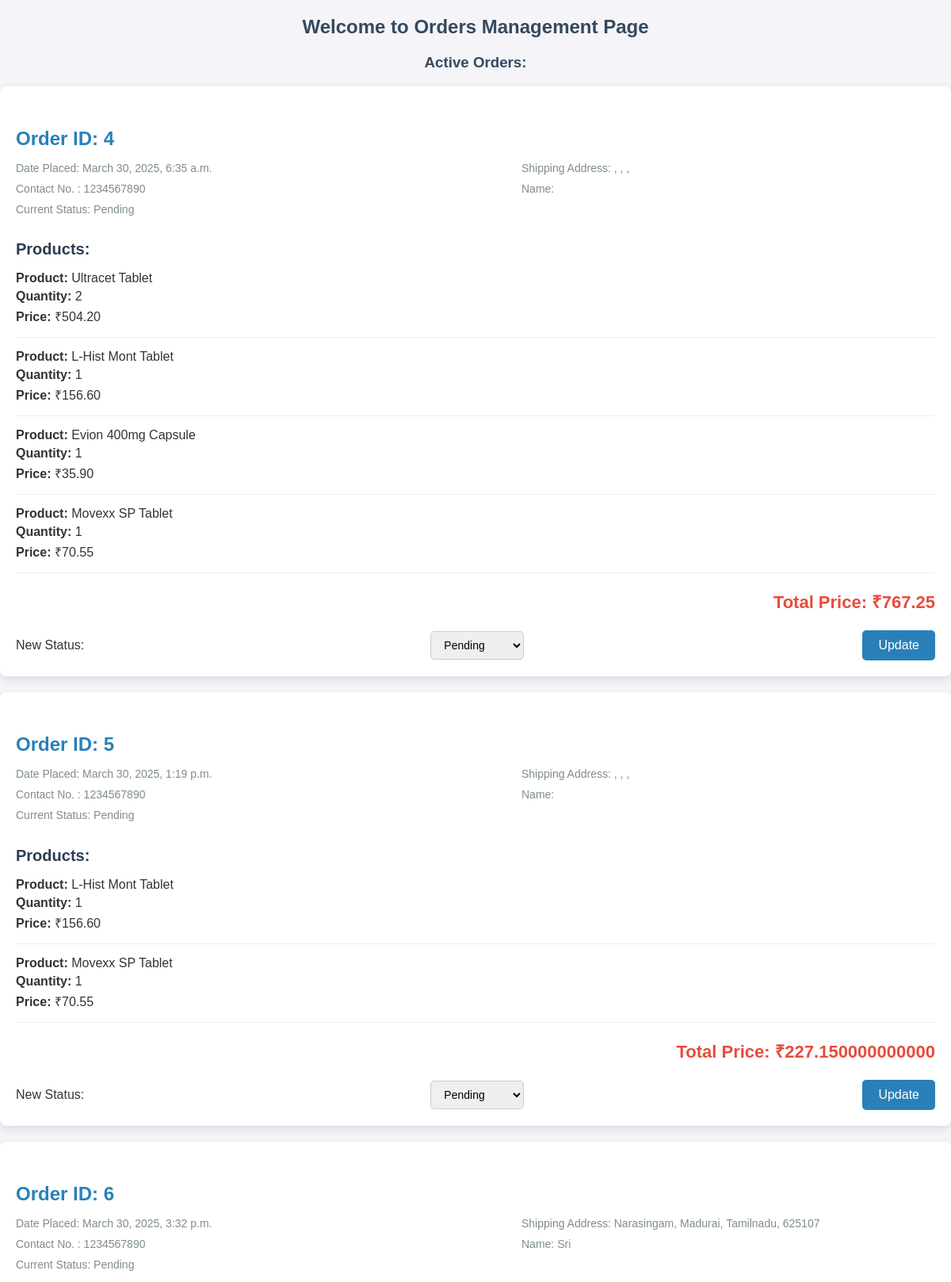
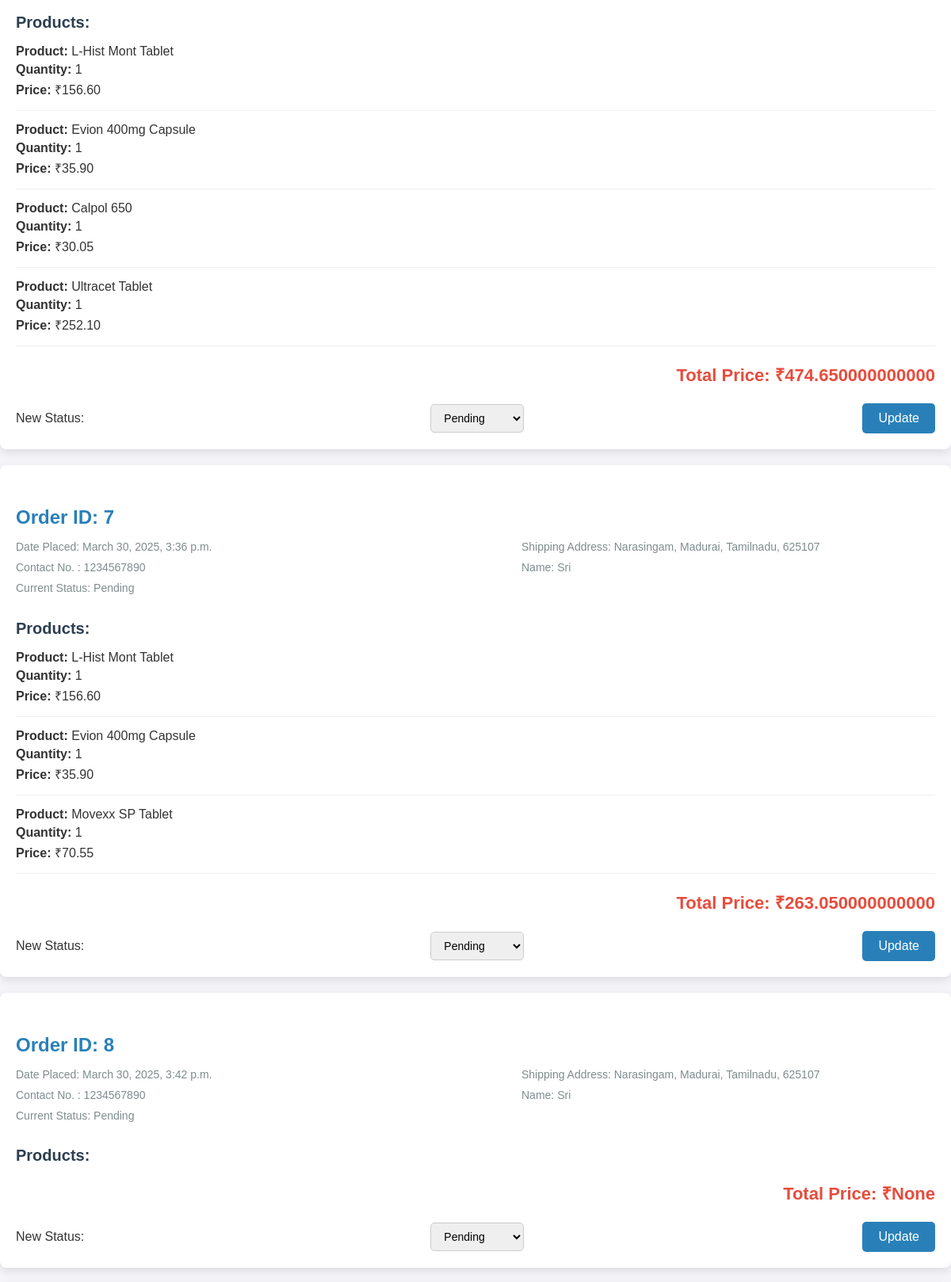
The page /ordersmanager/ (signed in, upper part) on the database its author committed (2 pictures, top to bottom).
### pharmacy/models.py (models this page shows, shortened)
class Order(models.Model):
    STATUS_CHOICES = [
        ('Pending', 'Pending'),
        ('In Progress', 'In Progress'),
        ('On Hold', 'On Hold'),
        ('Completed', 'Completed'),
        ('Cancelled', 'Cancelled'),
    ]
    user = models.ForeignKey(settings.AUTH_USER_MODEL, on_delete=models.CASCADE)
    products = models.ManyToManyField(Product, through='OrderItem')
    shipping_address = models.ForeignKey(ShippingAddress, on_delete=models.SET_NULL, null=True)
    contact=models.CharField(max_length=20,default=0)
    created_at = models.DateTimeField(auto_now_add=True)
    status = models.CharField(max_length=20, choices=STATUS_CHOICES, default='Pending')

class OrderItem(models.Model):
    order = models.ForeignKey(Order, on_delete=models.CASCADE)
    product = models.ForeignKey(Product, on_delete=models.CASCADE)
    quantity = models.PositiveIntegerField()
    price = models.DecimalField(max_digits=10, decimal_places=2)

class Product(models.Model):
    name = models.CharField(max_length=100)
    by=models.CharField(max_length=100)
    salt_composition = models.CharField(max_length=150)
    short_description = models.CharField(max_length=150,default='This is Default Short Description')
    description = models.TextField()
    price = models.DecimalField(max_digits=10, decimal_places=2)
    image = models.ImageField(upload_to='product_images/', null=True, blank=True)

class ShippingAddress(models.Model):
    id=models.AutoField(primary_key=True)
    name = models.CharField(max_length=100)
    contact = models.CharField(max_length=20)
    address = models.CharField(max_length=255)
    address2 = models.CharField(max_length=255, blank=True, null=True)
    city = models.CharField(max_length=100)
    pincode = models.CharField(max_length=20)
    state = models.CharField(max_length=100)

### pharmacy/views.py (the view)
# urls.py: path('ordersmanager/', views.orders_manager, name='ordersmanager'),
@login_required
def orders_manager(request):
    if request.method == 'POST':
        order_id = request.POST.get('order_id')
        new_status = request.POST.get('new_status')
        order = Order.objects.get(pk=order_id)
        order.status = new_status
        order.save()
    orders = Order.objects.all().annotate(total_price=Sum('orderitem__price'))
    return render(request, 'ordersmanager.html', {'orders': orders})

### pharmacy/templates/ordersmanager.html (shortened to what this page needs)
<!DOCTYPE html>
<html lang="en">
<head>
</head>
<body>
    <h2>Welcome to Orders Management Page</h2>
    <h3>Active Orders:</h3>
    {% for order in orders %}
    {% if order.status != "Completed" and order.status != "Cancelled" %}
    <div class="order-box">
        <h4>Order ID: {{ order.id }}</h4>
        <div class="date-container">
            <p>Date Placed: {{ order.created_at }}</p>
            <p>Shipping Address: {{ order.shipping_address.address }}, {{ order.shipping_address.city }}, {{ order.shipping_address.state }}, {{ order.shipping_address.pincode }}</p>
            <p>Contact No. : {{ order.contact }}</p>
            <p>Name: {{ order.shipping_address.name }}</p>
            <p>Current Status: {{ order.status }}</p>
        </div>
        <div class="order-details">
            <h4>Products:</h4>
            <ul>
                {% for item in order.orderitem_set.all %}
                <li>
                    <p><strong>Product:</strong> {{ item.product.name }}</p>
                    <p><strong>Quantity:</strong> {{ item.quantity }}</p>
                    <p><strong>Price:</strong> ₹{{ item.price }}</p>
                </li>
                {% endfor %}
            </ul>
            <h3>Total Price: ₹{{ order.total_price }}</h3>
        </div>
        <form class="update-order-form" method="POST" action="{% url 'update_order_status' order.id %}">
            <label for="new-status">New Status:</label>
            <select name="new_status" id="new-status">
                <option value="Pending">Pending</option>
            </select>
            <button type="submit">Update</button>
        </form>
    </div>
    {% endif %}
    {% endfor %}
</body>
</html>

### pharmacy/templates/ordersmanager.html (style rules this page uses)
body { font-family: 'Arial', sans-serif; background-color: #f4f4f9; margin: 0; padding: 0; color: #333; }
h2, h3 { text-align: center; color: #34495e; }
h3 { margin-top: 20px; }
.order-box { background-color: #fff; border-radius: 8px; padding: 20px; margin-bottom: 20px; box-shadow: 0 4px 12px rgba(0, 0, 0, 0.1); }
.order-box h4 { color: #2980b9; font-size: 24px; margin-bottom: 10px; }
.date-container { display: flex; flex-wrap: wrap; justify-content: space-between; margin-bottom: 20px; }
.date-container p { font-size: 14px; color: #7f8c8d; margin: 5px 0; width: 45%; }
.order-details h4 { color: #2c3e50; font-size: 20px; margin-bottom: 15px; }
.order-details ul { list-style-type: none; padding: 0; }
.order-details ul li { margin-bottom: 15px; padding-bottom: 10px; border-bottom: 1px solid #eee; }
.order-details p { margin: 5px 0; }
.order-details h3 { font-size: 22px; font-weight: bold; color: #e74c3c; text-align: right; }
.update-order-form { display: flex; align-items: center; margin-top: 15px; justify-content: space-between; }
.update-order-form label { font-size: 16px; margin-right: 10px; }
.update-order-form select { padding: 8px 12px; font-size: 14px; border: 1px solid #ccc; border-radius: 5px; outline: none; }
.update-order-form button { background-color: #2980b9; color: white; border: none; padding: 10px 20px; font-size: 16px; border-radius: 5px; cursor: pointer; transition: background-color 0.3s; }

### rows shown on the page
Order: id "4", created_at "March 30, 2025, 6:35 a.m.", contact "1234567890", status "Pending", total_price "767.25"
OrderItem: product.name "Ultracet Tablet", quantity "2", price "504.20"
OrderItem: product.name "L-Hist Mont Tablet", quantity "1", price "156.60"
OrderItem: product.name "Evion 400mg Capsule", quantity "1", price "35.90"
OrderItem: product.name "Movexx SP Tablet", quantity "1", price "70.55"
Order: id "5", created_at "March 30, 2025, 1:19 p.m.", contact "1234567890", status "Pending", total_price "227.150000000000"
OrderItem: product.name "L-Hist Mont Tablet", quantity "1", price "156.60"
OrderItem: product.name "Movexx SP Tablet", quantity "1", price "70.55"
Order: id "6", created_at "March 30, 2025, 3:32 p.m.", shipping_address.address "Narasingam", shipping_address.city "Madurai", shipping_address.state "Tamilnadu", shipping_address.pincode "625107", contact "1234567890", shipping_address.name "Sri", status "Pending", total_price "474.650000000000"
OrderItem: product.name "L-Hist Mont Tablet", quantity "1", price "156.60"
OrderItem: product.name "Evion 400mg Capsule", quantity "1", price "35.90"
OrderItem: product.name "Calpol 650", quantity "1", price "30.05"
OrderItem: product.name "Ultracet Tablet", quantity "1", price "252.10"
Order: id "7", created_at "March 30, 2025, 3:36 p.m.", shipping_address.address "Narasingam", shipping_address.city "Madurai", shipping_address.state "Tamilnadu", shipping_address.pincode "625107", contact "1234567890", shipping_address.name "Sri", status "Pending", total_price "263.050000000000"
OrderItem: product.name "L-Hist Mont Tablet", quantity "1", price "156.60"
OrderItem: product.name "Evion 400mg Capsule", quantity "1", price "35.90"
OrderItem: product.name "Movexx SP Tablet", quantity "1", price "70.55"
Order: id "8", created_at "March 30, 2025, 3:42 p.m.", shipping_address.address "Narasingam", shipping_address.city "Madurai", shipping_address.state "Tamilnadu", shipping_address.pincode "625107", contact "1234567890", shipping_address.name "Sri", status "Pending", total_price "None"
